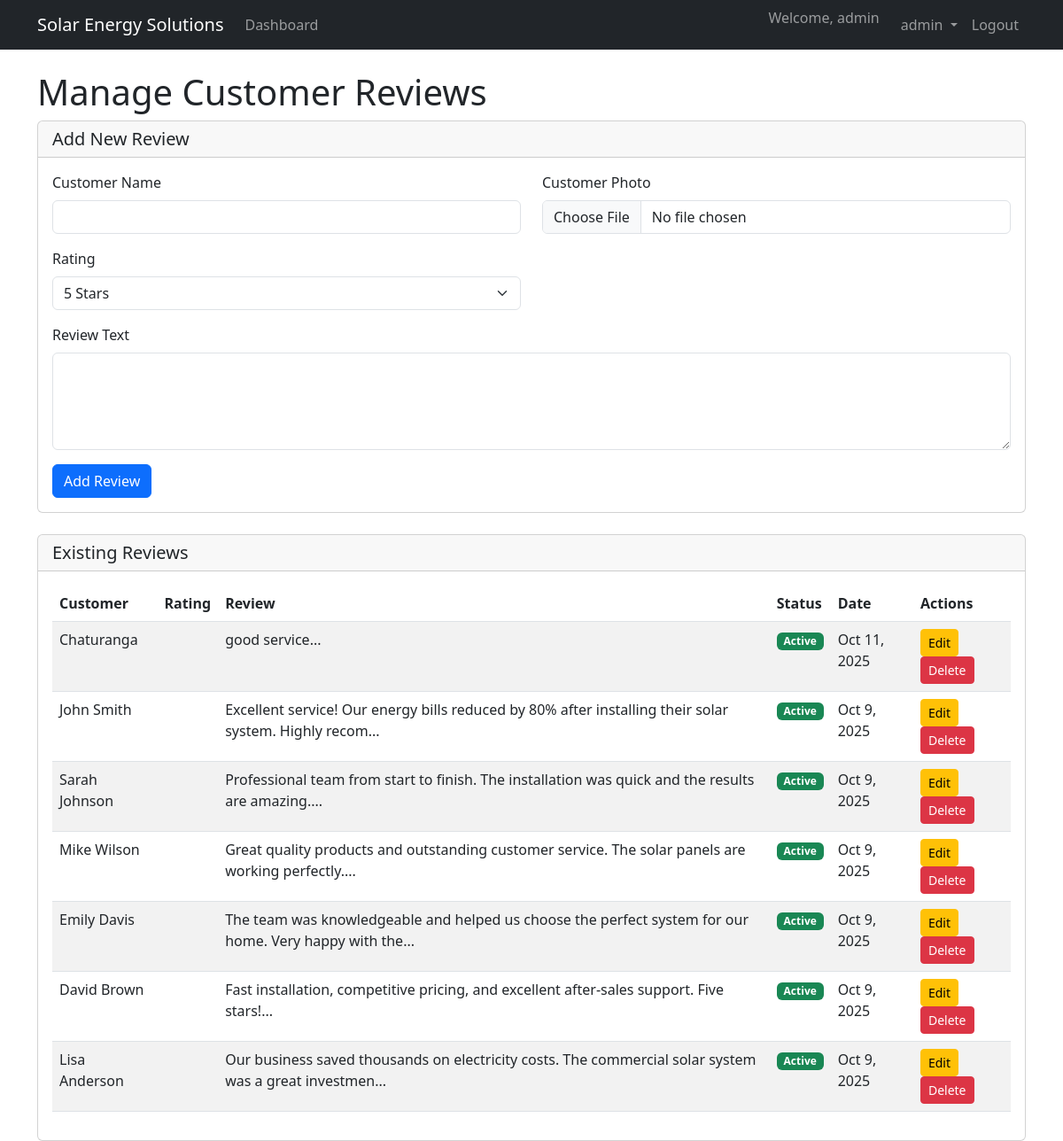
The app's page /admin/manage_reviews.php (signed in) with its own data.
### tables this page shows
CREATE TABLE `reviews` (
  `id` int(11) NOT NULL,
  `customer_name` varchar(255) NOT NULL,
  `review_text` text NOT NULL,
  `rating` int(11) DEFAULT 5,
  `image_path` varchar(255) DEFAULT NULL,
  `is_active` tinyint(1) DEFAULT 1,
  `created_at` timestamp NOT NULL DEFAULT current_timestamp()
);

### includes/config.php (called while the page is built, shortened)
<?php
$host = 'localhost';
$dbname = 'solar_company';
$username = 'root';
$password = '';
try {
    $pdo = new PDO("mysql:host=$host;dbname=$dbname", $username, $password);
    $pdo->setAttribute(PDO::ATTR_ERRMODE, PDO::ERRMODE_EXCEPTION);
    $pdo->setAttribute(PDO::ATTR_DEFAULT_FETCH_MODE, PDO::FETCH_ASSOC);
} catch(PDOException $e) {
    die("Connection failed: " . $e->getMessage());
}
$settings = [];
$stmt = $pdo->query("SELECT setting_name, setting_value FROM website_settings");
while ($row = $stmt->fetch()) {
    $settings[$row['setting_name']] = $row['setting_value'];
}
$company_name = $settings['company_name'] ?? 'Solar Energy Solutions';
?>

### admin/manage_reviews.php (the view, shortened to what this page needs)
<?php
include '../includes/config.php';
$reviews = $pdo->query("SELECT * FROM reviews ORDER BY created_at DESC")->fetchAll();
?>
<!DOCTYPE html>
<html lang="en">
<head>
    <link href="https://cdn.jsdelivr.net/npm/bootstrap@5.3.0/dist/css/bootstrap.min.css" rel="stylesheet">
</head>
<body>
    <?php include 'navbar.php'; ?>
    <div class="container mt-4">
        <h1>Manage Customer Reviews</h1>
        <div class="card mb-4">
            <div class="card-header">
                <h5 class="mb-0">Add New Review</h5>
            </div>
            <div class="card-body">
                <form method="POST" enctype="multipart/form-data">
                    <div class="row">
                        <div class="col-md-6">
                            <div class="mb-3">
                                <label class="form-label">Customer Name</label>
                                <input type="text" name="customer_name" class="form-control" required>
                            </div>
                            <div class="mb-3">
                                <label class="form-label">Rating</label>
                                <select name="rating" class="form-select" required>
                                    <option value="5">5 Stars</option>
                                </select>
                            </div>
                        </div>
                        <div class="col-md-6">
                            <div class="mb-3">
                                <label class="form-label">Customer Photo</label>
                                <input type="file" name="image" class="form-control" accept="image/*">
                            </div>
                        </div>
                    </div>
                    <div class="mb-3">
                        <label class="form-label">Review Text</label>
                        <textarea name="review_text" class="form-control" rows="4" required></textarea>
                    </div>
                    <button type="submit" name="add_review" class="btn btn-primary">Add Review</button>
                </form>
            </div>
        </div>
        <div class="card">
            <div class="card-header">
                <h5 class="mb-0">Existing Reviews</h5>
            </div>
            <div class="card-body">
                <div class="table-responsive">
                    <table class="table table-striped">
                        <thead>
                            <tr>
                                <th>Customer</th>
                                <th>Rating</th>
                                <th>Review</th>
                                <th>Status</th>
                                <th>Date</th>
                                <th>Actions</th>
                            </tr>
                        </thead>
                        <tbody>
                            <?php foreach ($reviews as $review): ?>
                            <tr>
                                <td><?php echo $review['customer_name']; ?></td>
                                <td>
                                </td>
                                <td><?php echo substr($review['review_text'], 0, 100) . '...'; ?></td>
                                <td>
                                    <span class="badge bg-<?php echo $review['is_active'] ? 'success' : 'danger'; ?>">
                                        <?php echo $review['is_active'] ? 'Active' : 'Inactive'; ?>
                                    </span>
                                </td>
                                <td><?php echo date('M j, Y', strtotime($review['created_at'])); ?></td>
                                <td>
                                    <button type="button" class="btn btn-sm btn-warning" data-bs-toggle="modal" data-bs-target="#editReviewModal<?php echo $review['id']; ?>">Edit</button>
                                    <form method="POST" style="display: inline;">
                                        <button type="submit" name="delete_review" class="btn btn-sm btn-danger" onclick="return confirm('Delete this review?')">Delete</button>
                                    </form>
                                </td>
                            </tr>
                            <?php endforeach; ?>
                        </tbody>
                    </table>
                </div>
            </div>
        </div>
    </div>
</body>
</html>

### admin/navbar.php (shortened to what this page needs)
<nav class="navbar navbar-expand-lg navbar-dark bg-dark">
    <div class="container">
        <span class="navbar-brand"><?php echo htmlspecialchars($company_name); ?></span>
        <div class="collapse navbar-collapse" id="adminNav">
            <ul class="navbar-nav me-auto">
                <li class="nav-item">
                    <a class="nav-link" href="index.php">Dashboard</a>
                </li>
            </ul>
            <ul class="navbar-nav">
                <li class="nav-item">
                    <span class="navbar-text me-3">
                        Welcome, <?php echo $_SESSION['admin_username'] ?? 'Admin'; ?>
                    </span>
                </li>
                <li class="nav-item dropdown">
                    <a class="nav-link dropdown-toggle" href="#" id="navbarDropdown" role="button" data-bs-toggle="dropdown">
                        <i class="fas fa-user-circle"></i> <?php echo $_SESSION['admin_username'] ?? 'Admin'; ?>
                    </a>
                </li>
                <li class="nav-item">
                    <a class="nav-link" href="logout.php">Logout</a>
                </li>
            </ul>
        </div>
    </div>
</nav>

### records on screen
reviews: customer_name "Chaturanga", review_text "good service", is_active "Active", created_at "Oct 11, 2025"
reviews: customer_name "John Smith", review_text "Excellent service! Our energy bills reduced by 80% after installing their solar system. Highly recom", is_active "Active", created_at "Oct 9, 2025"
reviews: customer_name "Sarah Johnson", review_text "Professional team from start to finish. The installation was quick and the results are amazing.", is_active "Active", created_at "Oct 9, 2025"
reviews: customer_name "Mike Wilson", review_text "Great quality products and outstanding customer service. The solar panels are working perfectly.", is_active "Active", created_at "Oct 9, 2025"
reviews: customer_name "Emily Davis", review_text "The team was knowledgeable and helped us choose the perfect system for our home. Very happy with the", is_active "Active", created_at "Oct 9, 2025"
reviews: customer_name "David Brown", review_text "Fast installation, competitive pricing, and excellent after-sales support. Five stars!", is_active "Active", created_at "Oct 9, 2025"
reviews: customer_name "Lisa Anderson", review_text "Our business saved thousands on electricity costs. The commercial solar system was a great investmen", is_active "Active", created_at "Oct 9, 2025"

### other values on screen
$company_name "Solar Energy Solutions"
$_SESSION['admin_username'] "admin"
